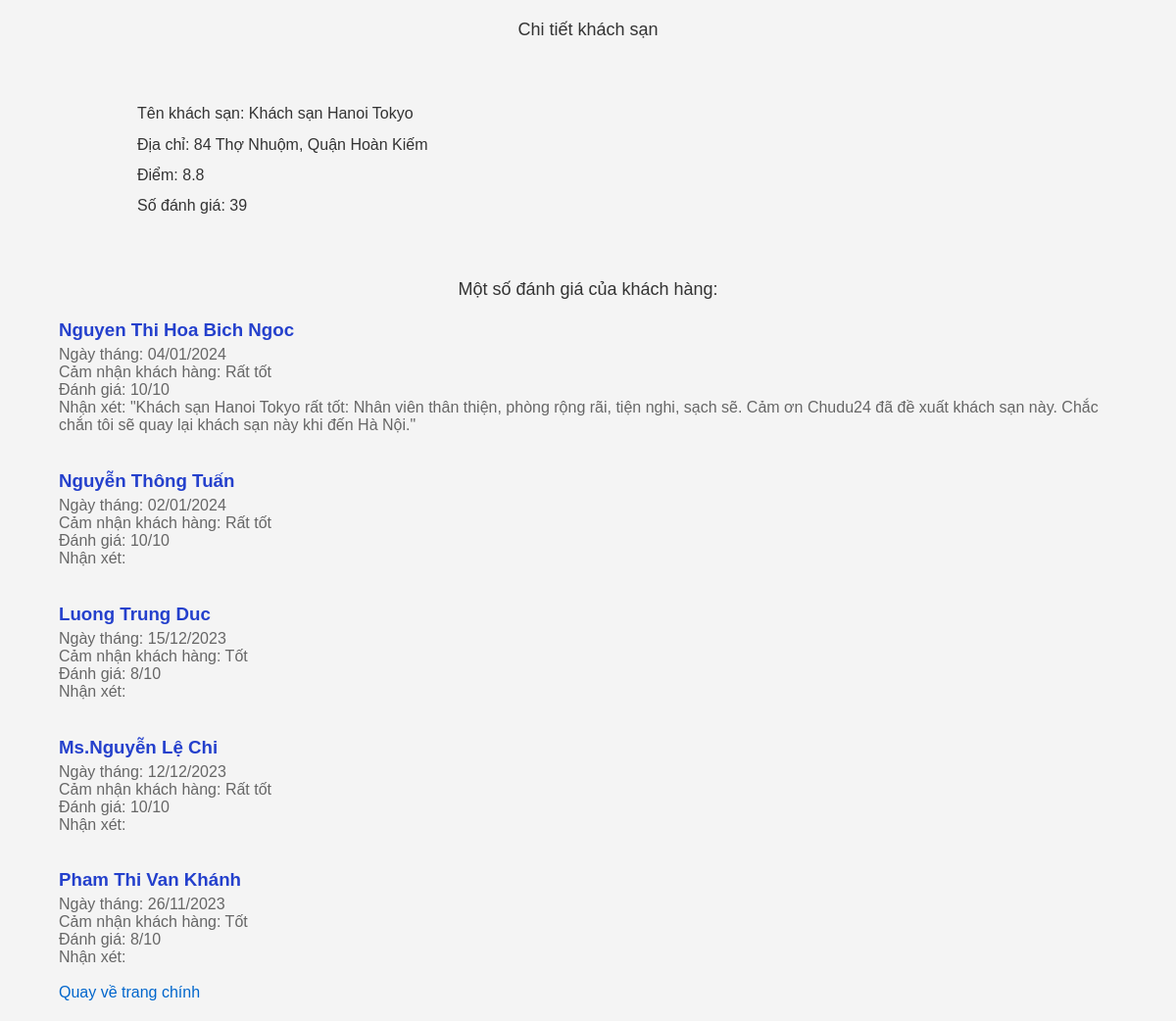
Before: /details/101 with the older database file.
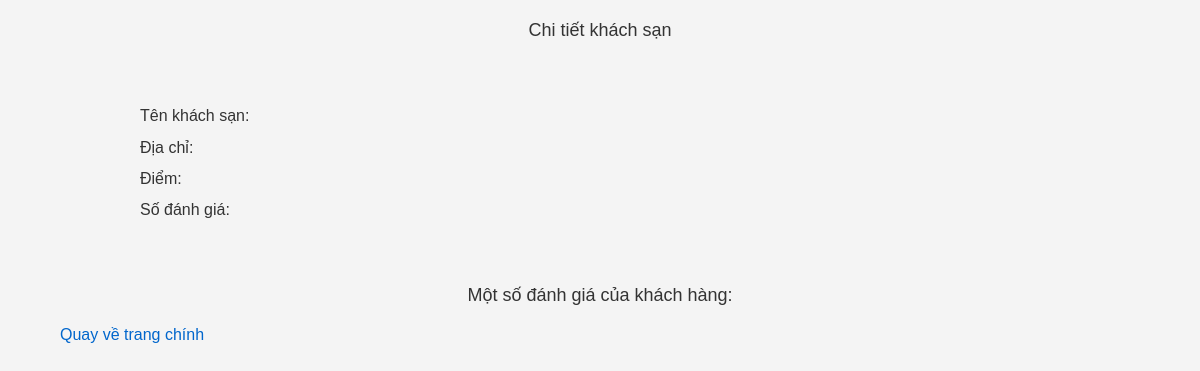
After: the same page with the newer database file.
### tables this page shows
CREATE TABLE hotels (
                id INTEGER PRIMARY KEY,
                ten_ks TEXT,
                so_sao TEXT,
                danh_gia TEXT,
                dia_chi TEXT
            );

CREATE TABLE binh_luan (
                id INTEGER PRIMARY KEY,
                hotel_id INTEGER,
                ho_ten TEXT,
                ngay_thang TEXT,
                cam_nhan_kh TEXT,
                nhan_xet TEXT,
                so_sao_dg TEXT,
                FOREIGN KEY(hotel_id) REFERENCES hotels(id)
            );

### web.py (the view)
@app.route("/details/<int:id>", methods = ["GET"])
def details(id):
    conn = sqlite3.connect(dbname)
    cursor = conn.cursor()
    cursor.execute(f'select * from hotels where id = {id}')
    detail = cursor.fetchone()
    cursor.execute(f'select * from binh_luan where hotel_id = {id}')
    comments = cursor.fetchall()
    conn.close()
    return render_template("detail.html", detail = detail, comments = comments)

### templates/detail.html (shortened to what this page needs)
<!DOCTYPE html>
<html lang="en">
<head>
    <link rel="stylesheet" href="/static/style.css">
</head>
<body>
    <h1>Chi tiết khách sạn</h1>
    <br><br>
    <div class="detail">
        <h2>Tên khách sạn: {{detail[1]}}</h2>
        <h2>Địa chỉ: {{detail[4]}}</h2>
        <h2>Điểm: {{detail[2]}}</h2>
        <h2>Số đánh giá: {{detail[3]}}</h2>
    </div>
    <br><br>
    <h1>Một số đánh giá của khách hàng:</h1>
    <div class="comment">
        {% for comment in comments %}
            <h3>{{comment[2]}}</h3>
            <p>Ngày tháng: {{comment[3]}}</p>
            <p>Cảm nhận khách hàng: {{comment[4]}}</p>
            <p>Đánh giá: {{comment[6]}}</p>
            <p>Nhận xét: {{comment[5]}}</p>
            <br>
        {%endfor%}
    </div>
    <a href="{{url_for('index')}}"">Quay về trang chính</a>
</body>
</html>

Changed rows visible on the page:
removed hotels: ten_ks "Khách sạn Hanoi Tokyo", dia_chi "84 Thợ Nhuộm, Quận Hoàn Kiếm", so_sao "8.8", danh_gia "39"
removed binh_luan: ho_ten "Nguyen Thi Hoa Bich Ngoc", ngay_thang "04/01/2024", cam_nhan_kh "Rất tốt", so_sao_dg "10/10", nhan_xet "\"Khách sạn Hanoi Tokyo rất tốt: Nhân viên thân thiện, phòng rộng rãi, tiện nghi, sạch sẽ. Cảm ơn Chudu24 đã đề xuất khách sạn này. Chắc chắn tôi sẽ quay lại khách sạn này khi đến Hà Nội.\""
removed binh_luan: ho_ten "Nguyễn Thông Tuấn", ngay_thang "02/01/2024", cam_nhan_kh "Rất tốt", so_sao_dg "10/10"
removed binh_luan: ho_ten "Luong Trung Duc", ngay_thang "15/12/2023", cam_nhan_kh "Tốt", so_sao_dg "8/10"
removed binh_luan: ho_ten "Ms.Nguyễn Lệ Chi", ngay_thang "12/12/2023", cam_nhan_kh "Rất tốt", so_sao_dg "10/10"
removed binh_luan: ho_ten "Pham Thi Van Khánh", ngay_thang "26/11/2023", cam_nhan_kh "Tốt", so_sao_dg "8/10"
